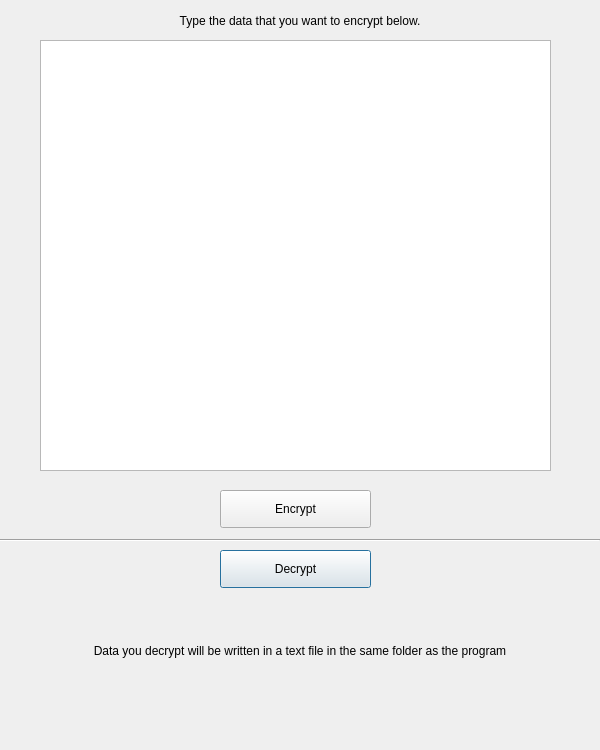
<?xml version="1.0" encoding="UTF-8"?>
<ui version="4.0">
 <class>mainWindow</class>
 <widget class="QDialog" name="mainWindow">
  <property name="geometry">
   <rect>
    <x>0</x>
    <y>0</y>
    <width>600</width>
    <height>750</height>
   </rect>
  </property>
  <property name="windowTitle">
   <string>Dialog</string>
  </property>
  <widget class="QPushButton" name="decrFromFileButton">
   <property name="geometry">
    <rect>
     <x>220</x>
     <y>550</y>
     <width>151</width>
     <height>38</height>
    </rect>
   </property>
   <property name="text">
    <string>Decrypt</string>
   </property>
  </widget>
  <widget class="QPushButton" name="encryptButton">
   <property name="geometry">
    <rect>
     <x>220</x>
     <y>490</y>
     <width>151</width>
     <height>38</height>
    </rect>
   </property>
   <property name="text">
    <string>Encrypt</string>
   </property>
  </widget>
  <widget class="QTextEdit" name="encryptTextBox">
   <property name="geometry">
    <rect>
     <x>40</x>
     <y>40</y>
     <width>511</width>
     <height>431</height>
    </rect>
   </property>
   <property name="html">
    <string>&lt;!DOCTYPE HTML PUBLIC &quot;-//W3C//DTD HTML 4.0//EN&quot; &quot;http://www.w3.org/TR/REC-html40/strict.dtd&quot;&gt;
&lt;html&gt;&lt;head&gt;&lt;meta name=&quot;qrichtext&quot; content=&quot;1&quot; /&gt;&lt;style type=&quot;text/css&quot;&gt;
p, li { white-space: pre-wrap; }
&lt;/style&gt;&lt;/head&gt;&lt;body style=&quot; font-family:'Noto Sans'; font-size:10pt; font-weight:400; font-style:normal;&quot;&gt;
&lt;p style=&quot;-qt-paragraph-type:empty; margin-top:0px; margin-bottom:0px; margin-left:0px; margin-right:0px; -qt-block-indent:0; text-indent:0px;&quot;&gt;&lt;br /&gt;&lt;/p&gt;&lt;/body&gt;&lt;/html&gt;</string>
   </property>
  </widget>
  <widget class="QLabel" name="label">
   <property name="geometry">
    <rect>
     <x>0</x>
     <y>10</y>
     <width>600</width>
     <height>22</height>
    </rect>
   </property>
   <property name="text">
    <string>&lt;html&gt;&lt;head/&gt;&lt;body&gt;&lt;p align=&quot;center&quot;&gt;Type the data that you want to encrypt below.&lt;/p&gt;&lt;/body&gt;&lt;/html&gt;</string>
   </property>
  </widget>
  <widget class="QLabel" name="label_2">
   <property name="enabled">
    <bool>true</bool>
   </property>
   <property name="geometry">
    <rect>
     <x>0</x>
     <y>640</y>
     <width>600</width>
     <height>22</height>
    </rect>
   </property>
   <property name="text">
    <string>&lt;html&gt;&lt;head/&gt;&lt;body&gt;&lt;p align=&quot;center&quot;&gt;Data  you decrypt will be written in a text file in the same folder as the program&lt;/p&gt;&lt;/body&gt;&lt;/html&gt;</string>
   </property>
  </widget>
  <widget class="Line" name="line">
   <property name="geometry">
    <rect>
     <x>0</x>
     <y>530</y>
     <width>600</width>
     <height>20</height>
    </rect>
   </property>
   <property name="orientation">
    <enum>Qt::Horizontal</enum>
   </property>
  </widget>
 </widget>
 <resources/>
 <connections/>
</ui>
